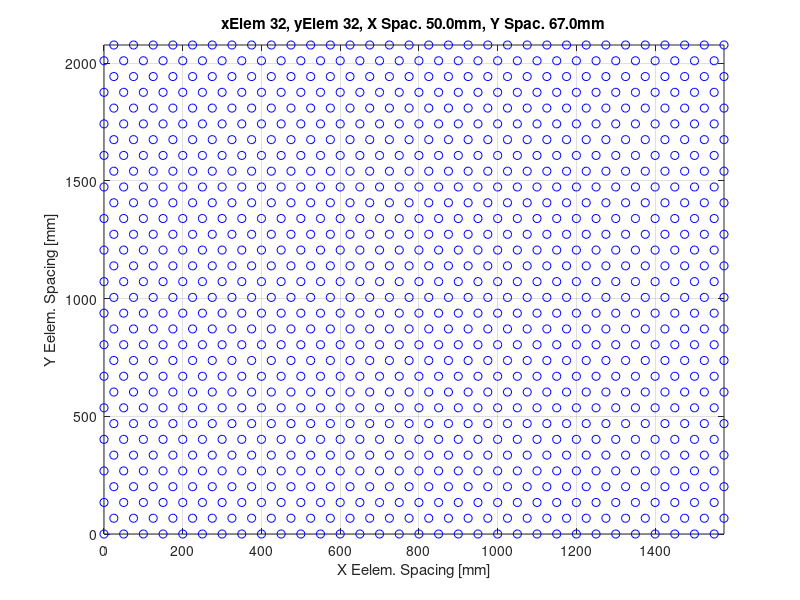

The MATLAB source for this figure: (Note: this script raises an error after producing the figure.)
if 0
close all;clear all;clc;
addpath(genpath('F:\FAROOQUI\FAROOQUI_TOOLS'));
%-- Open CST MWS
oCST_Studio = f_OpenCST_StudioSuit();
oMWS = f_OpenCST_MWS_Project(oCST_Studio,['G:\FAROOQUI3\WLR\printed_dipole_with_integrated_balun_FR4_AT_3GHz_FINAL__VERSION_2017_CST.cst']);
end

hfssFileName = 'hfssAntennaArrayCoord.txt';
arrayType = 'Triangular'; %OPTION: 'Rectangular','Triangular'
f0 = 2.8;
thetaDegMax = 10;
phiDegMax = 45;
nXElem = 32;
nYElem = 32;
xSpacing = 50;
ySpacing = 67;
%-- Generate Array Coordinates
vX = [0:xSpacing:(nXElem-1)*xSpacing];
vY = [0:ySpacing:(nYElem-1)*ySpacing];
[nXGrid,nYGrid] = meshgrid(vX,vY);
if strcmp(arrayType,'Triangular')
    nXGrid(2:2:end,:) = nXGrid(2:2:end,:)+xSpacing/2;
end
plot(nXGrid,nYGrid,'ob');grid on;axis tight
xlabel('X Eelem. Spacing [mm]')
ylabel('Y Eelem. Spacing [mm]')
title(sprintf('xElem %d, yElem %d, X Spac. %.1fmm, Y Spac. %.1fmm',nXElem,nYElem,xSpacing,ySpacing));
x = nXGrid(:);
y = nYGrid(:);
%-- Calculate excitation coefficient
VCoeff = f_compute_Vcoeff(x,y,f0,thetaDegMax,phiDegMax);
%-- Update
oFarfieldArray = oMWS.invoke('FarfieldArray');
oFarfieldArray.invoke('Reset');
oFarfieldArray.invoke('UseArray','true');
oFarfieldArray.invoke('DeleteList');
oFarfieldArray.invoke('ClearAntennaItems');
oFarfieldArray.invoke('Arraytype','edit');
fid = fopen(hfssFileName,'w');
fprintf(fid,'! first line is a count of cells');
fprintf(fid,'\n%d',numel(x));
fprintf(fid,'\n! then [x,y,z] position of each cell');
fprintf(fid,'\n! and amplitude and phase');
fprintf(fid,'\n! default units for position are model units');
fprintf(fid,'\n! default units for amplitude is Volts');
fprintf(fid,'\n! default units for phase is radians');
for antennaInd = 1:numel(x)
    oFarfieldArray.invoke('Antenna',x(antennaInd),y(antennaInd),0,1,angle(VCoeff(antennaInd))*180/pi); % x,y,z,amplitude,phase
    fprintf(fid,'\n%fmm \t%fmm \t%fmm \t%fmV \t%fdeg',x(antennaInd),y(antennaInd),0,abs(VCoeff(antennaInd)),angle(VCoeff(antennaInd))*180/pi);
end
fclose(fid);

%-- Set Farfields Parameters
oFarField.plotType        = '3d'; % '2d','cartesian';
oFarField.plotMode        = 'gain';%'directivity';
oFarField.origin          = 'zero'; % bbox,zero,free
oFarField.step            = 1;
oFarField.step2           = 1;
oFarField.dBUnit          = -1;
oFarField.bSetTheta360    = 'True';
oFarField.bSymmetricRange = 'True';
f_SetFarfieldsParameter(oMWS,oFarField);
oMWS.invoke('SelectTreeItem','Probes');
oMWS.invoke('SelectTreeItem','Farfields\farfield (f=2.8) [1]');
% oMWS.invoke('GetSelectedTreeItem')
% f_SaveFarfields(oMWS,[pwd '\exportDataCST_ArrayFromSE']);

dirPath = 'G:\FAROOQUI3\WLR\';
fileNameStr = sprintf('%sAT_%s_f0_%.1fGHz_theta_%0.1fDeg_phi_%0.1fDeg',dirPath,arrayType,f0,thetaDegMax,phiDegMax);
oASCIIExport = oMWS.invoke('ASCIIExport');
fileNameWithPath = [ fileNameStr '.txt'];
oASCIIExport.invoke('Reset');
oASCIIExport.invoke('FileName',fileNameWithPath);
oASCIIExport.invoke('Execute');
f_StoreViewInBmpFile(oMWS,[strrep(fileNameStr,'.','p') '_3D.png'])
if 0
%-- Set Farfields Parameters
oFarField.plotType        = 'cartesian'; % '2d','cartesian';
oFarField.plotMode        = 'gain';%'directivity';
oFarField.origin          = 'zero'; % bbox,zero,free
oFarField.step            = 1;
oFarField.step2           = 1;
oFarField.dBUnit          = -1;
oFarField.phi             = phiDegMax;
oFarField.bSetTheta360    = 'True';
oFarField.bSymmetricRange = 'True';
f_SetFarfieldsParameter(oMWS,oFarField);
oMWS.invoke('SelectTreeItem','Probes');
oMWS.invoke('SelectTreeItem','Farfields\farfield (f=2.8) [1]');
f_StoreViewInBmpFile(oMWS,[strrep(fileNameStr,'.','p') '_cart.png'])
end
